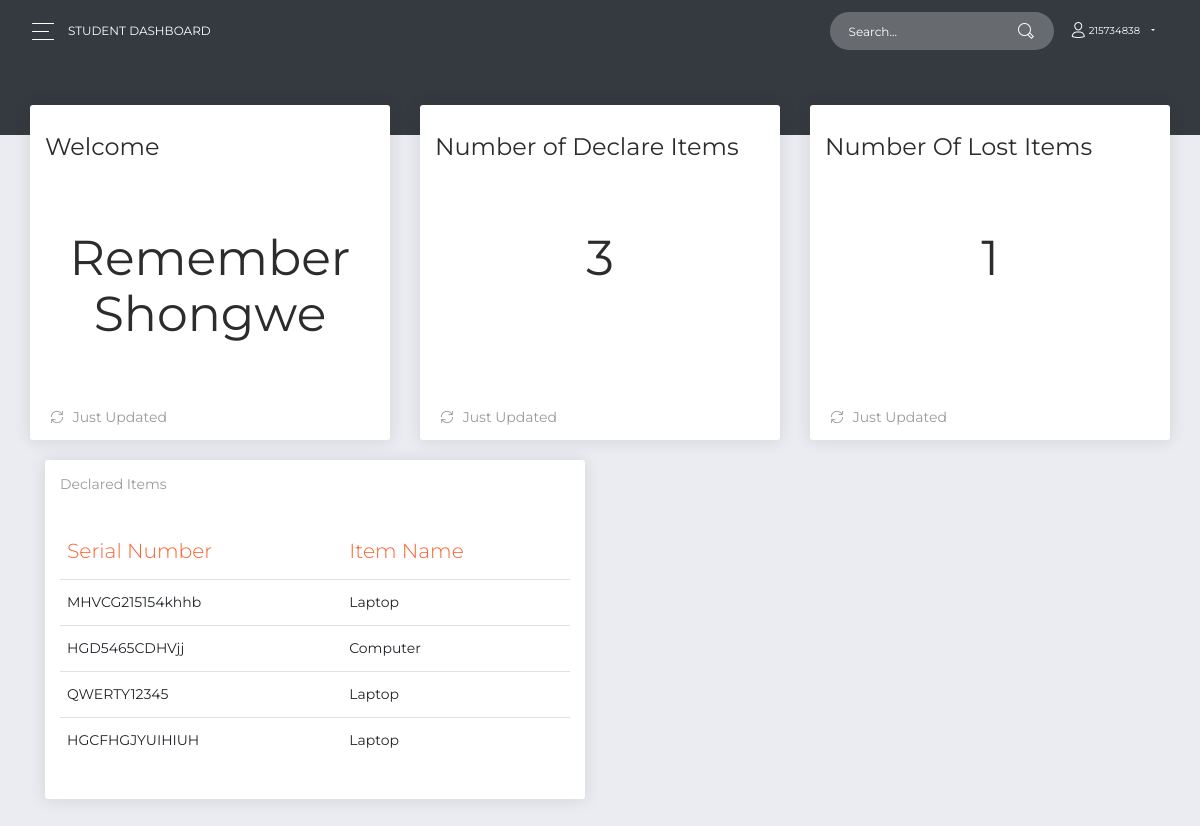
/pages/userdashboard.php (signed in), run on the app's committed database.
### tables this page shows
CREATE TABLE `users` (
  `stud_num` int(11) NOT NULL,
  `fullname` varchar(255) NOT NULL,
  `email` varchar(255) NOT NULL,
  `phone` varchar(255) NOT NULL,
  `campus` varchar(255) NOT NULL,
  `uPass` varchar(255) NOT NULL,
  `usertype` varchar(255) NOT NULL,
  `vkey` varchar(255) NOT NULL,
  `verified` int(11) NOT NULL,
  `date` timestamp(6) NOT NULL DEFAULT current_timestamp(6) ON UPDATE current_timestamp(6)
);

CREATE TABLE `items` (
  `itemId` int(11) NOT NULL,
  `serial_num` varchar(255) NOT NULL,
  `item_nam` varchar(255) NOT NULL,
  `description` varchar(255) NOT NULL,
  `stud_num` int(11) NOT NULL,
  `lost` int(11) NOT NULL,
  `date` timestamp(6) NOT NULL DEFAULT current_timestamp(6) ON UPDATE current_timestamp(6)
);

### pages/userdashboard.php (the view, shortened to what this page needs)
<?php
  require('includes/connection.php');
  $student = $_SESSION['stud_num'];
  $query = "SELECT * FROM items WHERE stud_num = $student";
  $result = mysqli_query($conn,$query);
  $sql = "SELECT count(serial_num) AS counts FROM items WHERE stud_num = $student AND lost = 0";
  $item = mysqli_query($conn,$sql);
  $values =mysqli_fetch_assoc($item);
  $num=$values['counts'];
  $sql = "SELECT count(serial_num) AS counts FROM items WHERE stud_num = $student AND lost = 1";
  $item = mysqli_query($conn,$sql);
  $values =mysqli_fetch_assoc($item);
  $numlost=$values['counts'];
  $sql = "SELECT fullname AS total FROM users WHERE stud_num = $student AND usertype != 'admin'";
  $all = mysqli_query($conn,$sql);
  $values =mysqli_fetch_assoc($all);
  $num_rows=$values['total'];
?>
<!DOCTYPE html>
<html lang="en">
<head>
  <link rel="stylesheet" href="https://use.fontawesome.com/releases/v5.7.1/css/all.css">
  <link href="../assets/css/bootstrap.min.css" rel="stylesheet" />
  <link href="../assets/css/now-ui-dashboardd.css?v=1.5.0" rel="stylesheet" />
  <link href="../assets/demo/demo.css" rel="stylesheet" />
</head>
<body class="">
  <div class="wrapper ">
    <div class="main-panel" id="main-panel">
      <nav class="navbar navbar-expand-lg navbar-transparent  bg-primary  navbar-absolute">
        <div class="container-fluid">
          <div class="navbar-wrapper">
            <div class="navbar-toggle">
              <button type="button" class="navbar-toggler">
                <span class="navbar-toggler-bar bar1"></span>
                <span class="navbar-toggler-bar bar2"></span>
                <span class="navbar-toggler-bar bar3"></span>
              </button>
            </div>
            <a class="navbar-brand" href="#pablo">Student Dashboard</a>
          </div>
          <div class="collapse navbar-collapse justify-content-end" id="navigation">
            <form>
              <div class="input-group no-border">
                <input type="text" value="" class="form-control" placeholder="Search...">
                <div class="input-group-append">
                  <div class="input-group-text">
                    <i class="now-ui-icons ui-1_zoom-bold"></i>
                  </div>
                </div>
              </div>
            </form>
            <ul class="navbar-nav">
              <li class="nav-item dropdown">
                <a class="nav-link dropdown-toggle" id="navbarDropdownMenuLink" data-toggle="dropdown" aria-haspopup="true" aria-expanded="false">
                  <i class="now-ui-icons users_single-02"></i><?php echo $_SESSION['stud_num']; ?>
                </a>
              </li>
            </ul>
          </div>
        </div>
      </nav>
      <div class="panel-header panel-header-sm">
      </div>
      <div class="content">
        <div class="row">
          <div class="col-lg-4">
            <div class="card card-chart">
              <div class="card-header">
                <h4 class="card-title">Welcome </h4>
              </div>
              <div class="card-body">
                <div class="chart-area">
                  <h1 ><?php echo $num_rows;?></h1>
                </div>
              </div>
              <div class="card-footer">
                <div class="stats">
                  <i class="now-ui-icons arrows-1_refresh-69"></i> Just Updated
                </div>
              </div>
            </div>
          </div>
          <div class="col-lg-4 col-md-6">
            <div class="card card-chart">
              <div class="card-header">
                <h4 class="card-title">Number of Declare Items</h4>
              </div>
              <div class="card-body">
                <div class="chart-area">
                  <h1 ><?php echo $num;?></h1>
                </div>
              </div>
              <div class="card-footer">
                <div class="stats">
                  <i class="now-ui-icons arrows-1_refresh-69"></i> Just Updated
                </div>
              </div>
            </div>
          </div>
          <div class="col-lg-4 col-md-6">
            <div class="card card-chart">
              <div class="card-header">
                <h4 class="card-title">Number Of Lost Items</h4>
              </div>
              <div class="card-body">
                <div class="chart-area">
                <h1 ><?php echo $numlost;?></h1>
                </div>
              </div>
              <div class="card-footer">
                <div class="stats">
                  <i class="now-ui-icons arrows-1_refresh-69"></i> Just Updated
                </div>
              </div>
            </div>
          </div>
        </div>
          <div class="col-md-6">
            <div class="card">
              <div class="card-header">
                <h5 class="card-category">Declared Items</h5>
              </div>
              <div class="card-body">
                <div class="table-responsive">
                  <table class="table">
                    <thead class=" text-primary">
                      <th>
                      Serial Number
                      </th>
                      <th>
                      Item Name
                      </th>
                    </thead>
                    <tbody>
                    <?php
                       while($row=mysqli_fetch_assoc($result))
                       {
                      ?>
                      <tr>
                        <td>
                        <?php echo $row['serial_num'];?>
                        </td>
                        <td>
                        <?php echo $row['item_nam'];?>
                        </td>
                       </tr>
                       <?php
                       }
                       ?>
                    </tbody>
                  </table>
                </div>
              </div>
            </div>
          </div>
        </div>
      </div>
    </div>
</body>
</html>

### data on the page
users: fullname "Remember Shongwe"
items: serial_num "MHVCG215154khhb", item_nam "Laptop"
items: serial_num "HGD5465CDHVjj", item_nam "Computer"
items: serial_num "QWERTY12345", item_nam "Laptop"
items: serial_num "HGCFHGJYUIHIUH", item_nam "Laptop"

### other printed values
$_SESSION['stud_num'] "215734838"
$num "3"
$numlost "1"
